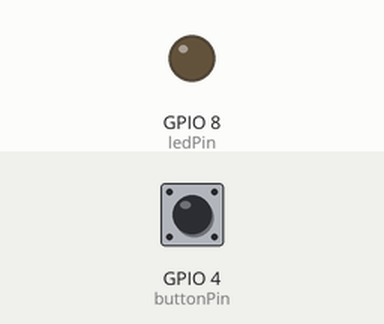
A sketch run on a simulated ESP32-C3. On the bench: output pins drawn as LEDs (lit = HIGH). Dashed ring = blinking. The inputs (shaded band) are chosen by the test bench; at power-on: GPIO 4 (buttonPin) HIGH.

Above: at 1.2 s.
1.3 s: GPIO 4 (buttonPin) pulled LOW for 3.2 s
At 1.7 s:
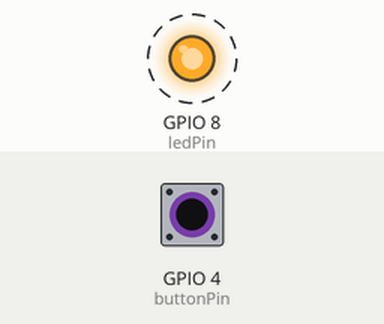
Timing chart, 0 to 6.3 s (numbered marks = the images above; inputs shaded):
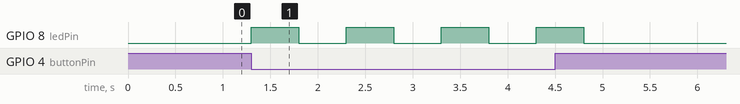

Measured:
- after the input at 1.3 s, GPIO 8 (ledPin): alternates HIGH for 0.50 s and LOW for 0.50 s, 8 changes in all, then stays LOW, starting at once

The sketch:

test_button_esp32c3.ino
```cpp
// Defina os pinos
const int buttonPin = 4;  // Botão conectado ao GPIO0
const int ledPin = 8;     // LED interno conectado ao GPIO8

// Variável para armazenar o estado do botão
int buttonState = 0;

void setup() {
  // Configura o pino do LED como saída
  pinMode(ledPin, OUTPUT);

  // Configura o pino do botão como entrada
  pinMode(buttonPin, INPUT_PULLUP); // Usa o resistor pull-up interno
}

void loop() {
  // Lê o estado do botão
  buttonState = digitalRead(buttonPin);

  // Verifica se o botão foi pressionado
  if (buttonState == LOW) { // LOW significa que o botão foi pressionado (conectado ao GND)
    // Pisca o LED
    digitalWrite(ledPin, HIGH); // Liga o LED
    delay(500);                 // Espera 500ms
    digitalWrite(ledPin, LOW);  // Desliga o LED
    delay(500);                 // Espera 500ms
  } else {
    // Mantém o LED desligado
    digitalWrite(ledPin, LOW);
  }
}
```
